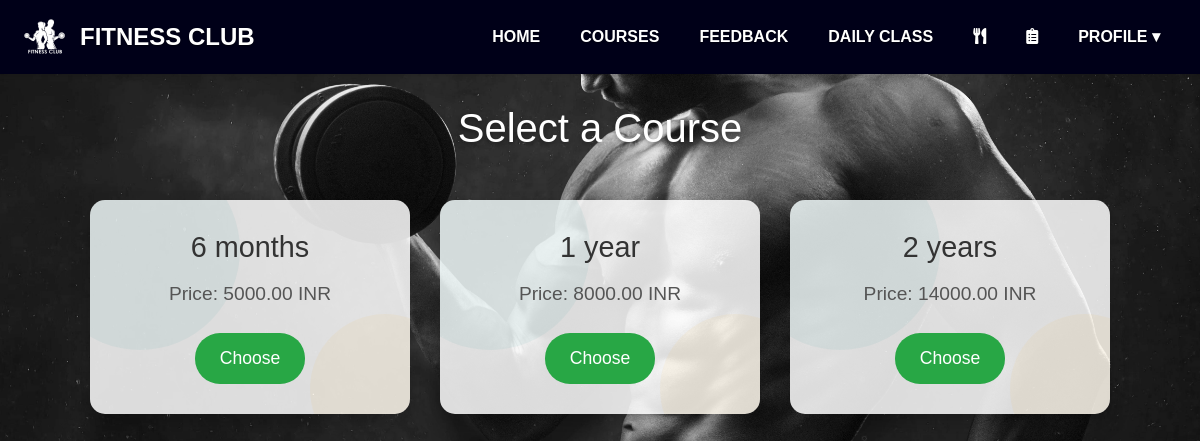
The app's page /courses/ (signed in) with its own data.
### gymapp/models.py (models this page shows, shortened)
class Course(models.Model):
    DURATION_CHOICES = [
        ('6 months', '6 Months'),
        ('1 year', '1 Year'),
        ('2 years', '2 Years'),
    ]
    duration = models.CharField(max_length=10, choices=DURATION_CHOICES)
    price = models.DecimalField(max_digits=8, decimal_places=2)

### gymapp/views.py (the view)
# urls.py: path('courses/', views.course_list, name='course_list'),
def course_list(request):
    courses = Course.objects.all()
    return render(request, 'course_list.html', {'courses': courses})

### gymapp/templates/course_list.html (shortened to what this page needs)
{% extends 'base.html' %}
{% load static %}
{% block content %}
    <h2>Select a Course</h2>
    <div class="course-container">
        {% for course in courses %}
        <div class="course-card">
            <h3>{{ course.duration }}</h3>
            <p>Price: {{ course.price }} INR</p>
            <a href="{% url 'trainer_list' course.id %}">Choose</a>
        </div>
        {% endfor %}
    </div>
{% endblock %}

### gymapp/templates/base.html (style rules this page uses)
body { font-family: 'Arial', sans-serif; margin: 0; padding: 0; background-color: #f4f4f4; overflow-x: hidden; }

### records on screen
Course: duration "6 months", price "5000.00"
Course: duration "1 year", price "8000.00"
Course: duration "2 years", price "14000.00"
